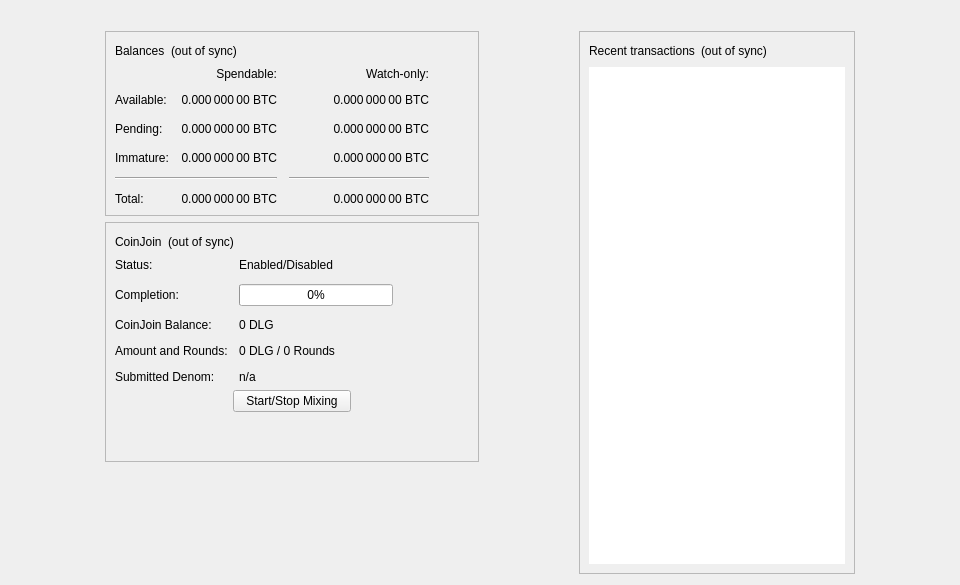
<?xml version="1.0" encoding="UTF-8"?>
<ui version="4.0">
 <class>OverviewPage</class>
 <widget class="QWidget" name="OverviewPage">
  <property name="geometry">
   <rect>
    <x>0</x>
    <y>0</y>
    <width>960</width>
    <height>585</height>
   </rect>
  </property>
  <property name="minimumSize">
   <size>
    <width>960</width>
    <height>0</height>
   </size>
  </property>
  <property name="windowTitle">
   <string>Form</string>
  </property>
  <layout class="QVBoxLayout" name="topLayout">
   <item>
    <widget class="QLabel" name="labelAlerts">
     <property name="visible">
      <bool>false</bool>
     </property>
     <property name="wordWrap">
      <bool>true</bool>
     </property>
     <property name="margin">
      <number>3</number>
     </property>
     <property name="textInteractionFlags">
      <set>Qt::TextSelectableByMouse</set>
     </property>
    </widget>
   </item>
   <item>
    <layout class="QHBoxLayout" name="horizontalLayout" stretch="1,0,1,0,1">
     <item>
      <spacer name="horizontalSpacerLeft">
       <property name="orientation">
        <enum>Qt::Horizontal</enum>
       </property>
       <property name="sizeType">
        <enum>QSizePolicy::Preferred</enum>
       </property>
       <property name="sizeHint" stdset="0">
        <size>
         <width>10</width>
         <height>20</height>
        </size>
       </property>
      </spacer>
     </item>
     <item>
      <layout class="QVBoxLayout" name="verticalLayout_2">
       <item>
        <widget class="QFrame" name="frame">
         <property name="frameShape">
          <enum>QFrame::StyledPanel</enum>
         </property>
         <property name="frameShadow">
          <enum>QFrame::Raised</enum>
         </property>
         <layout class="QVBoxLayout" name="verticalLayout_4">
          <item>
           <layout class="QHBoxLayout" name="horizontalLayout_4">
            <item>
             <widget class="QLabel" name="label_5">
              <property name="text">
               <string>Balances</string>
              </property>
             </widget>
            </item>
            <item>
             <widget class="QLabel" name="labelWalletStatus">
              <property name="toolTip">
               <string>The displayed information may be out of date. Your wallet automatically synchronizes with the DreamLedger network after a connection is established, but this process has not completed yet.</string>
              </property>
              <property name="text">
               <string notr="true">(out of sync)</string>
              </property>
              <property name="alignment">
               <set>Qt::AlignLeading|Qt::AlignLeft|Qt::AlignVCenter</set>
              </property>
             </widget>
            </item>
            <item>
             <spacer name="horizontalSpacer_3">
              <property name="orientation">
               <enum>Qt::Horizontal</enum>
              </property>
              <property name="sizeHint" stdset="0">
               <size>
                <width>40</width>
                <height>20</height>
               </size>
              </property>
             </spacer>
            </item>
           </layout>
          </item>
          <item>
           <layout class="QGridLayout" name="gridLayout">
            <property name="spacing">
             <number>12</number>
            </property>
            <item row="2" column="2">
             <widget class="QLabel" name="labelWatchPending">
              <property name="cursor">
               <cursorShape>IBeamCursor</cursorShape>
              </property>
              <property name="toolTip">
               <string>Unconfirmed transactions to watch-only addresses</string>
              </property>
              <property name="text">
               <string notr="true">0.000 000 00 BTC</string>
              </property>
              <property name="alignment">
               <set>Qt::AlignRight|Qt::AlignTrailing|Qt::AlignVCenter</set>
              </property>
              <property name="textInteractionFlags">
               <set>Qt::LinksAccessibleByMouse|Qt::TextSelectableByKeyboard|Qt::TextSelectableByMouse</set>
              </property>
             </widget>
            </item>
            <item row="2" column="1">
             <widget class="QLabel" name="labelUnconfirmed">
              <property name="cursor">
               <cursorShape>IBeamCursor</cursorShape>
              </property>
              <property name="toolTip">
               <string>Total of transactions that have yet to be confirmed, and do not yet count toward the spendable balance</string>
              </property>
              <property name="text">
               <string notr="true">0.000 000 00 BTC</string>
              </property>
              <property name="alignment">
               <set>Qt::AlignRight|Qt::AlignTrailing|Qt::AlignVCenter</set>
              </property>
              <property name="textInteractionFlags">
               <set>Qt::LinksAccessibleByMouse|Qt::TextSelectableByKeyboard|Qt::TextSelectableByMouse</set>
              </property>
             </widget>
            </item>
            <item row="3" column="2">
             <widget class="QLabel" name="labelWatchImmature">
              <property name="cursor">
               <cursorShape>IBeamCursor</cursorShape>
              </property>
              <property name="toolTip">
               <string>Mined balance in watch-only addresses that has not yet matured</string>
              </property>
              <property name="text">
               <string notr="true">0.000 000 00 BTC</string>
              </property>
              <property name="alignment">
               <set>Qt::AlignRight|Qt::AlignTrailing|Qt::AlignVCenter</set>
              </property>
              <property name="textInteractionFlags">
               <set>Qt::LinksAccessibleByMouse|Qt::TextSelectableByKeyboard|Qt::TextSelectableByMouse</set>
              </property>
             </widget>
            </item>
            <item row="4" column="0" colspan="2">
             <widget class="Line" name="lineSpendableBalance">
              <property name="orientation">
               <enum>Qt::Horizontal</enum>
              </property>
             </widget>
            </item>
            <item row="4" column="2">
             <widget class="Line" name="lineWatchBalance">
              <property name="sizePolicy">
               <sizepolicy hsizetype="Preferred" vsizetype="Fixed">
                <horstretch>0</horstretch>
                <verstretch>0</verstretch>
               </sizepolicy>
              </property>
              <property name="minimumSize">
               <size>
                <width>140</width>
                <height>0</height>
               </size>
              </property>
              <property name="orientation">
               <enum>Qt::Horizontal</enum>
              </property>
             </widget>
            </item>
            <item row="5" column="0">
             <widget class="QLabel" name="labelTotalText">
              <property name="text">
               <string>Total:</string>
              </property>
             </widget>
            </item>
            <item row="3" column="1">
             <widget class="QLabel" name="labelImmature">
              <property name="cursor">
               <cursorShape>IBeamCursor</cursorShape>
              </property>
              <property name="toolTip">
               <string>Mined balance that has not yet matured</string>
              </property>
              <property name="text">
               <string notr="true">0.000 000 00 BTC</string>
              </property>
              <property name="alignment">
               <set>Qt::AlignRight|Qt::AlignTrailing|Qt::AlignVCenter</set>
              </property>
              <property name="textInteractionFlags">
               <set>Qt::LinksAccessibleByMouse|Qt::TextSelectableByKeyboard|Qt::TextSelectableByMouse</set>
              </property>
             </widget>
            </item>
            <item row="2" column="3">
             <spacer name="horizontalSpacer_2">
              <property name="orientation">
               <enum>Qt::Horizontal</enum>
              </property>
              <property name="sizeHint" stdset="0">
               <size>
                <width>40</width>
                <height>20</height>
               </size>
              </property>
             </spacer>
            </item>
            <item row="3" column="0">
             <widget class="QLabel" name="labelImmatureText">
              <property name="text">
               <string>Immature:</string>
              </property>
             </widget>
            </item>
            <item row="5" column="1">
             <widget class="QLabel" name="labelTotal">
              <property name="cursor">
               <cursorShape>IBeamCursor</cursorShape>
              </property>
              <property name="toolTip">
               <string>Your current total balance</string>
              </property>
              <property name="text">
               <string notr="true">0.000 000 00 BTC</string>
              </property>
              <property name="alignment">
               <set>Qt::AlignRight|Qt::AlignTrailing|Qt::AlignVCenter</set>
              </property>
              <property name="textInteractionFlags">
               <set>Qt::LinksAccessibleByMouse|Qt::TextSelectableByKeyboard|Qt::TextSelectableByMouse</set>
              </property>
             </widget>
            </item>
            <item row="5" column="2">
             <widget class="QLabel" name="labelWatchTotal">
              <property name="cursor">
               <cursorShape>IBeamCursor</cursorShape>
              </property>
              <property name="toolTip">
               <string>Current total balance in watch-only addresses</string>
              </property>
              <property name="text">
               <string notr="true">0.000 000 00 BTC</string>
              </property>
              <property name="alignment">
               <set>Qt::AlignRight|Qt::AlignTrailing|Qt::AlignVCenter</set>
              </property>
              <property name="textInteractionFlags">
               <set>Qt::LinksAccessibleByMouse|Qt::TextSelectableByKeyboard|Qt::TextSelectableByMouse</set>
              </property>
             </widget>
            </item>
            <item row="0" column="2">
             <widget class="QLabel" name="labelWatchonly">
              <property name="text">
               <string>Watch-only:</string>
              </property>
              <property name="alignment">
               <set>Qt::AlignRight|Qt::AlignTrailing|Qt::AlignVCenter</set>
              </property>
             </widget>
            </item>
            <item row="1" column="0">
             <widget class="QLabel" name="labelBalanceText">
              <property name="text">
               <string>Available:</string>
              </property>
             </widget>
            </item>
            <item row="1" column="1">
             <widget class="QLabel" name="labelBalance">
              <property name="cursor">
               <cursorShape>IBeamCursor</cursorShape>
              </property>
              <property name="toolTip">
               <string>Your current spendable balance</string>
              </property>
              <property name="text">
               <string notr="true">0.000 000 00 BTC</string>
              </property>
              <property name="alignment">
               <set>Qt::AlignRight|Qt::AlignTrailing|Qt::AlignVCenter</set>
              </property>
              <property name="textInteractionFlags">
               <set>Qt::LinksAccessibleByMouse|Qt::TextSelectableByKeyboard|Qt::TextSelectableByMouse</set>
              </property>
             </widget>
            </item>
            <item row="1" column="2">
             <widget class="QLabel" name="labelWatchAvailable">
              <property name="cursor">
               <cursorShape>IBeamCursor</cursorShape>
              </property>
              <property name="toolTip">
               <string>Your current balance in watch-only addresses</string>
              </property>
              <property name="text">
               <string notr="true">0.000 000 00 BTC</string>
              </property>
              <property name="alignment">
               <set>Qt::AlignRight|Qt::AlignTrailing|Qt::AlignVCenter</set>
              </property>
              <property name="textInteractionFlags">
               <set>Qt::LinksAccessibleByMouse|Qt::TextSelectableByKeyboard|Qt::TextSelectableByMouse</set>
              </property>
             </widget>
            </item>
            <item row="2" column="0">
             <widget class="QLabel" name="labelPendingText">
              <property name="text">
               <string>Pending:</string>
              </property>
             </widget>
            </item>
            <item row="0" column="1">
             <widget class="QLabel" name="labelSpendable">
              <property name="text">
               <string>Spendable:</string>
              </property>
              <property name="alignment">
               <set>Qt::AlignRight|Qt::AlignTrailing|Qt::AlignVCenter</set>
              </property>
             </widget>
            </item>
           </layout>
          </item>
         </layout>
        </widget>
       </item>
       <item>
        <widget class="QFrame" name="frameCoinJoin">
         <property name="layoutDirection">
          <enum>Qt::LeftToRight</enum>
         </property>
         <property name="frameShape">
          <enum>QFrame::StyledPanel</enum>
         </property>
         <property name="frameShadow">
          <enum>QFrame::Raised</enum>
         </property>
         <layout class="QVBoxLayout" name="VerticalLayout_PS1">
          <item>
           <layout class="QHBoxLayout" name="horizontalLayout_5">
            <item>
             <widget class="QLabel" name="labelCoinJoinHeader">
              <property name="text">
               <string notr="true">CoinJoin</string>
              </property>
             </widget>
            </item>
            <item>
             <widget class="QLabel" name="labelCoinJoinSyncStatus">
              <property name="toolTip">
               <string>The displayed information may be out of date. Your wallet automatically synchronizes with the DreamLedger network after a connection is established, but this process has not completed yet.</string>
              </property>
              <property name="text">
               <string notr="true">(out of sync)</string>
              </property>
              <property name="alignment">
               <set>Qt::AlignLeading|Qt::AlignLeft|Qt::AlignVCenter</set>
              </property>
             </widget>
            </item>
            <item>
             <spacer name="horizontalSpacer_4">
              <property name="orientation">
               <enum>Qt::Horizontal</enum>
              </property>
              <property name="sizeHint" stdset="0">
               <size>
                <width>40</width>
                <height>20</height>
               </size>
              </property>
             </spacer>
            </item>
           </layout>
          </item>
          <item>
           <layout class="QFormLayout" name="coinJoinFormLayout">
            <property name="fieldGrowthPolicy">
             <enum>QFormLayout::AllNonFixedFieldsGrow</enum>
            </property>
            <property name="horizontalSpacing">
             <number>11</number>
            </property>
            <property name="verticalSpacing">
             <number>12</number>
            </property>
            <item row="0" column="0">
             <widget class="QLabel" name="labelCoinJoinEnabledText">
              <property name="text">
               <string>Status:</string>
              </property>
             </widget>
            </item>
            <item row="0" column="1">
             <widget class="QLabel" name="labelCoinJoinEnabled">
              <property name="text">
               <string>Enabled/Disabled</string>
              </property>
             </widget>
            </item>
            <item row="1" column="0">
             <widget class="QLabel" name="labelCompletitionText">
              <property name="text">
               <string>Completion:</string>
              </property>
             </widget>
            </item>
            <item row="1" column="1">
             <widget class="QProgressBar" name="coinJoinProgress">
              <property name="maximumSize">
               <size>
                <width>154</width>
                <height>16777215</height>
               </size>
              </property>
              <property name="value">
               <number>0</number>
              </property>
             </widget>
            </item>
            <item row="2" column="0">
             <widget class="QLabel" name="labelAnonymizedText">
              <property name="text">
               <string notr="true">CoinJoin Balance:</string>
              </property>
             </widget>
            </item>
            <item row="2" column="1">
             <widget class="QLabel" name="labelAnonymized">
              <property name="text">
               <string notr="true">0 DLG</string>
              </property>
             </widget>
            </item>
            <item row="3" column="0">
             <widget class="QLabel" name="labelAmountAndRoundsText">
              <property name="text">
               <string>Amount and Rounds:</string>
              </property>
             </widget>
            </item>
            <item row="3" column="1">
             <widget class="QLabel" name="labelAmountRounds">
              <property name="text">
               <string>0 DLG / 0 Rounds</string>
              </property>
             </widget>
            </item>
            <item row="4" column="0">
             <widget class="QLabel" name="labelSubmittedDenomText">
              <property name="text">
               <string>Submitted Denom:</string>
              </property>
             </widget>
            </item>
            <item row="4" column="1">
             <widget class="QLabel" name="labelSubmittedDenom">
              <property name="toolTip">
               <string>The denominations you submitted to the Masternode.&lt;br&gt;To mix, other users must submit the exact same denominations.</string>
              </property>
              <property name="text">
               <string>n/a</string>
              </property>
              <property name="wordWrap">
               <bool>true</bool>
              </property>
             </widget>
            </item>
           </layout>
          </item>
          <item>
           <layout class="QVBoxLayout" name="VerticalLayout_PS">
            <item>
             <layout class="QHBoxLayout" name="horizontalLayout_3">
              <property name="topMargin">
               <number>0</number>
              </property>
              <item>
               <spacer name="horizontalSpacer_5">
                <property name="orientation">
                 <enum>Qt::Horizontal</enum>
                </property>
                <property name="sizeHint" stdset="0">
                 <size>
                  <width>40</width>
                  <height>20</height>
                 </size>
                </property>
               </spacer>
              </item>
              <item>
               <widget class="QPushButton" name="toggleCoinJoin">
                <property name="sizePolicy">
                 <sizepolicy hsizetype="MinimumExpanding" vsizetype="Fixed">
                  <horstretch>0</horstretch>
                  <verstretch>0</verstretch>
                 </sizepolicy>
                </property>
                <property name="text">
                 <string>Start/Stop Mixing</string>
                </property>
               </widget>
              </item>
              <item>
               <spacer name="horizontalSpacer_6">
                <property name="orientation">
                 <enum>Qt::Horizontal</enum>
                </property>
                <property name="sizeHint" stdset="0">
                 <size>
                  <width>40</width>
                  <height>20</height>
                 </size>
                </property>
               </spacer>
              </item>
             </layout>
            </item>
            <item>
             <spacer name="verticalSpacer_3">
              <property name="orientation">
               <enum>Qt::Vertical</enum>
              </property>
              <property name="sizeHint" stdset="0">
               <size>
                <width>20</width>
                <height>40</height>
               </size>
              </property>
             </spacer>
            </item>
           </layout>
          </item>
         </layout>
        </widget>
       </item>
       <item>
        <spacer name="verticalSpacer">
         <property name="orientation">
          <enum>Qt::Vertical</enum>
         </property>
         <property name="sizeHint" stdset="0">
          <size>
           <width>20</width>
           <height>40</height>
          </size>
         </property>
        </spacer>
       </item>
      </layout>
     </item>
     <item>
      <spacer name="horizontalSpacerCenter">
       <property name="orientation">
        <enum>Qt::Horizontal</enum>
       </property>
       <property name="sizeHint" stdset="0">
        <size>
         <width>10</width>
         <height>20</height>
        </size>
       </property>
      </spacer>
     </item>
     <item>
      <layout class="QVBoxLayout" name="verticalLayout_3">
       <item>
        <widget class="QFrame" name="frame_2">
         <property name="frameShape">
          <enum>QFrame::StyledPanel</enum>
         </property>
         <property name="frameShadow">
          <enum>QFrame::Raised</enum>
         </property>
         <layout class="QVBoxLayout" name="verticalLayout">
          <item>
           <layout class="QHBoxLayout" name="horizontalLayout_2">
            <item>
             <widget class="QLabel" name="label_4">
              <property name="text">
               <string>Recent transactions</string>
              </property>
             </widget>
            </item>
            <item>
             <widget class="QLabel" name="labelTransactionsStatus">
              <property name="toolTip">
               <string>The displayed information may be out of date. Your wallet automatically synchronizes with the DreamLedger network after a connection is established, but this process has not completed yet.</string>
              </property>
              <property name="text">
               <string notr="true">(out of sync)</string>
              </property>
              <property name="alignment">
               <set>Qt::AlignLeading|Qt::AlignLeft|Qt::AlignVCenter</set>
              </property>
             </widget>
            </item>
            <item>
             <spacer name="horizontalSpacer">
              <property name="orientation">
               <enum>Qt::Horizontal</enum>
              </property>
              <property name="sizeHint" stdset="0">
               <size>
                <width>40</width>
                <height>20</height>
               </size>
              </property>
             </spacer>
            </item>
           </layout>
          </item>
          <item>
           <widget class="QListView" name="listTransactions">
            <property name="frameShape">
             <enum>QFrame::NoFrame</enum>
            </property>
            <property name="verticalScrollBarPolicy">
             <enum>Qt::ScrollBarAlwaysOff</enum>
            </property>
            <property name="horizontalScrollBarPolicy">
             <enum>Qt::ScrollBarAlwaysOff</enum>
            </property>
            <property name="selectionMode">
             <enum>QAbstractItemView::NoSelection</enum>
            </property>
           </widget>
          </item>
         </layout>
        </widget>
       </item>
      </layout>
     </item>
     <item>
      <spacer name="horizontalSpacerRight">
       <property name="orientation">
        <enum>Qt::Horizontal</enum>
       </property>
       <property name="sizeType">
        <enum>QSizePolicy::Preferred</enum>
       </property>
       <property name="sizeHint" stdset="0">
        <size>
         <width>10</width>
         <height>20</height>
        </size>
       </property>
      </spacer>
     </item>
    </layout>
   </item>
  </layout>
 </widget>
 <resources/>
 <connections/>
</ui>
